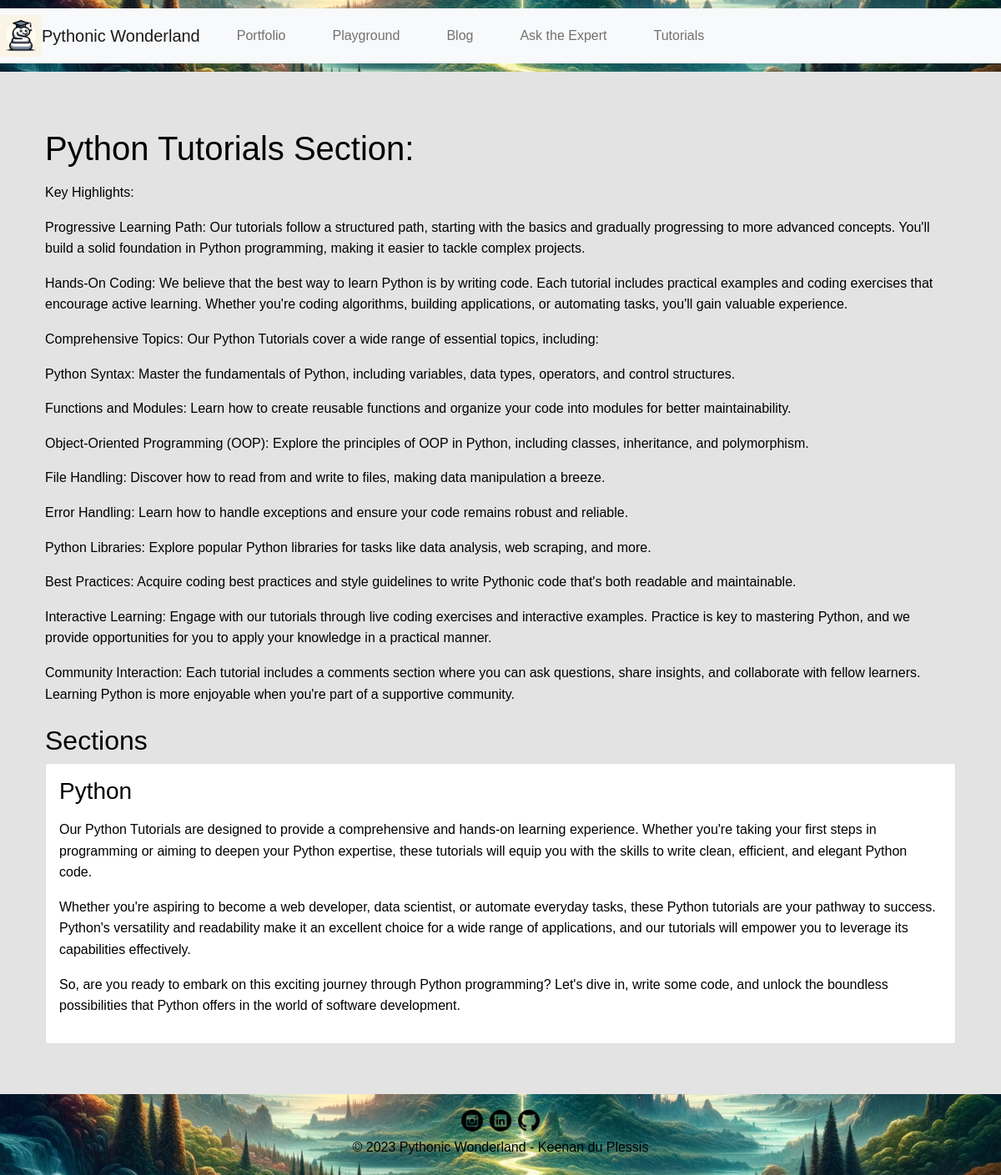
The app's page /tutorials/2/ with its own data.
### tutorials/models.py (models this page shows, shortened)
class Tutorial(models.Model):
    title = models.CharField(max_length=200)
    introduction = models.TextField()
    content = models.TextField()
    created_date = models.DateTimeField(auto_now_add=True)
    updated_date = models.DateTimeField(auto_now=True)

class Section(models.Model):
    tutorial = models.ForeignKey(Tutorial, related_name='sections', on_delete=models.CASCADE)
    title = models.CharField(max_length=200)
    content = models.TextField()

### tutorials/views.py (the view)
# urls.py: path('<int:pk>/', views.tutorial_detail, name='tutorial_detail'),
def tutorial_detail(request, pk):
    tutorial = get_object_or_404(Tutorial, pk=pk)
    return render(request, 'tutorials/tutorial_detail.html', {'tutorial': tutorial})

### tutorials/templates/tutorials/tutorial_detail.html
{% extends 'base.html' %}
{% block content %}
  <div class="container mt-4">
    <h1 class="mb-3">{{ tutorial.title }}</h1>
    <p>{{ tutorial.content|linebreaks }}</p>
    <h2 class="mt-4 mb-2">Sections</h2>
    {% for section in tutorial.sections.all %}
      <div class="card mb-3">
        <div class="card-body">
          <h3 class="card-title">{{ section.title }}</h3>
          <p class="card-text">{{ section.content|linebreaks }}</p>
        </div>
      </div>
    {% endfor %}
  </div>
{% endblock %}

### portfolio/static/css/style.css (style rules this page uses)
body { font-family: Arial, sans-serif; line-height: 1.6; margin: 0; padding: 0; background: #e4e3e3; color: #000000; }

### records on screen
Tutorial: title "Python Tutorials Section:", content "Key Highlights: Progressive Learning Path: Our tutorials follow a structured path, starting with the basics and gradually progressing to more advanced concepts. You'll build a solid foundation in Python programming, making it easier to tackle complex projects. Hands-On Coding: We believe that the best way to learn Python is by writing code. Each tutorial includes practical examples and coding exercises that encourage active learning. Whether you're coding algorithms, building applications, or automating tasks, you'll gain valuable experience. Comprehensive Topics: Our Python Tutorials cover a wide range of essential topics, including: Python Syntax: Master the fundamentals of Python,…"
Section: title "Python", content "Our Python Tutorials are designed to provide a comprehensive and hands-on learning experience. Whether you're taking your first steps in programming or aiming to deepen your Python expertise, these tutorials will equip you with the skills to write clean, efficient, and elegant Python code. Whether you're aspiring to become a web developer, data scientist, or automate everyday tasks, these Python tutorials are your pathway to success. Python's versatility and readability make it an excellent choice for a wide range of applications, and our tutorials will empower you to leverage its capabilities effectively. So, are you ready to embark on this exciting journey through Python programming?…"
